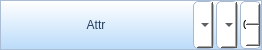
<?xml version="1.0" encoding="UTF-8"?>
<ui version="4.0">
 <class>WgIntTableEditor</class>
 <widget class="QWidget" name="WgIntTableEditor">
  <property name="geometry">
   <rect>
    <x>0</x>
    <y>0</y>
    <width>262</width>
    <height>50</height>
   </rect>
  </property>
  <property name="sizePolicy">
   <sizepolicy hsizetype="Ignored" vsizetype="Fixed">
    <horstretch>0</horstretch>
    <verstretch>0</verstretch>
   </sizepolicy>
  </property>
  <property name="windowTitle">
   <string>Form</string>
  </property>
  <property name="styleSheet">
   <string notr="true">border:1px solid rgb(171,189,212);
background-color: qlineargradient(spread:pad, x1:1, y1:0, x2:0.999955, y2:0.983, stop:0 rgba(255, 255, 255, 255), stop:1 rgba(188, 220, 250, 255));</string>
  </property>
  <layout class="QHBoxLayout" name="horizontalLayout">
   <property name="spacing">
    <number>2</number>
   </property>
   <property name="leftMargin">
    <number>1</number>
   </property>
   <property name="topMargin">
    <number>1</number>
   </property>
   <property name="rightMargin">
    <number>1</number>
   </property>
   <property name="bottomMargin">
    <number>1</number>
   </property>
   <item>
    <widget class="QLabel" name="labName">
     <property name="sizePolicy">
      <sizepolicy hsizetype="Fixed" vsizetype="Ignored">
       <horstretch>0</horstretch>
       <verstretch>0</verstretch>
      </sizepolicy>
     </property>
     <property name="minimumSize">
      <size>
       <width>190</width>
       <height>0</height>
      </size>
     </property>
     <property name="maximumSize">
      <size>
       <width>190</width>
       <height>16777215</height>
      </size>
     </property>
     <property name="font">
      <font>
       <family>Microsoft YaHei UI</family>
      </font>
     </property>
     <property name="styleSheet">
      <string notr="true">color: rgb(35, 62, 95);
border: none;</string>
     </property>
     <property name="text">
      <string>Attr</string>
     </property>
     <property name="alignment">
      <set>Qt::AlignCenter</set>
     </property>
    </widget>
   </item>
   <item>
    <widget class="QComboBox" name="comboBoxRow">
     <property name="enabled">
      <bool>true</bool>
     </property>
     <property name="sizePolicy">
      <sizepolicy hsizetype="Ignored" vsizetype="Ignored">
       <horstretch>0</horstretch>
       <verstretch>0</verstretch>
      </sizepolicy>
     </property>
     <property name="minimumSize">
      <size>
       <width>0</width>
       <height>0</height>
      </size>
     </property>
     <property name="maximumSize">
      <size>
       <width>16777215</width>
       <height>16777215</height>
      </size>
     </property>
     <property name="font">
      <font>
       <family>Microsoft YaHei UI</family>
      </font>
     </property>
     <property name="focusPolicy">
      <enum>Qt::WheelFocus</enum>
     </property>
     <property name="styleSheet">
      <string notr="true">QComboBox {
	border:1px solid rgb(168, 186, 209);
	border-radius: 5px;
	background: rgb(255, 255, 255);
	color: rgb(0, 0, 0);
}

QComboBox::hover
{
	background-color: rgb(255, 255, 191);
}

QComboBox QAbstractItemView {
    border:1px solid rgb(238, 107, 71);
    background-color: rgb(255, 255, 191);
    selection-background-color: rgb(238, 107, 71);
}
</string>
     </property>
    </widget>
   </item>
   <item>
    <widget class="QComboBox" name="comboBoxCol">
     <property name="enabled">
      <bool>true</bool>
     </property>
     <property name="sizePolicy">
      <sizepolicy hsizetype="Ignored" vsizetype="Ignored">
       <horstretch>0</horstretch>
       <verstretch>0</verstretch>
      </sizepolicy>
     </property>
     <property name="minimumSize">
      <size>
       <width>0</width>
       <height>0</height>
      </size>
     </property>
     <property name="maximumSize">
      <size>
       <width>16777215</width>
       <height>16777215</height>
      </size>
     </property>
     <property name="font">
      <font>
       <family>Microsoft YaHei UI</family>
      </font>
     </property>
     <property name="focusPolicy">
      <enum>Qt::WheelFocus</enum>
     </property>
     <property name="styleSheet">
      <string notr="true">QComboBox {
	border:1px solid rgb(168, 186, 209);
	border-radius: 5px;
	background: rgb(255, 255, 255);
	color: rgb(0, 0, 0);
}

QComboBox::hover
{
	background-color: rgb(255, 255, 191);
}

QComboBox QAbstractItemView {
    border:1px solid rgb(238, 107, 71);
    background-color: rgb(255, 255, 191);
    selection-background-color: rgb(238, 107, 71);
}
</string>
     </property>
    </widget>
   </item>
   <item>
    <widget class="QSpinBox" name="spinBoxValue">
     <property name="sizePolicy">
      <sizepolicy hsizetype="Ignored" vsizetype="Ignored">
       <horstretch>0</horstretch>
       <verstretch>0</verstretch>
      </sizepolicy>
     </property>
     <property name="minimumSize">
      <size>
       <width>0</width>
       <height>0</height>
      </size>
     </property>
     <property name="maximumSize">
      <size>
       <width>16777215</width>
       <height>16777215</height>
      </size>
     </property>
     <property name="styleSheet">
      <string notr="true">QSpinBox {
	border:1px solid rgb(168, 186, 209);
	border-radius: 5px;
	background: rgb(255, 255, 255);
	color: rgb(0, 0, 0);
}

QSpinBox::hover
{
	background-color: rgb(255, 255, 191);
}

QSpinBox QAbstractItemView {
    border:1px solid rgb(238, 107, 71);
    background-color: rgb(255, 255, 191);
    selection-background-color: rgb(238, 107, 71);
}</string>
     </property>
    </widget>
   </item>
  </layout>
 </widget>
 <resources/>
 <connections/>
</ui>
